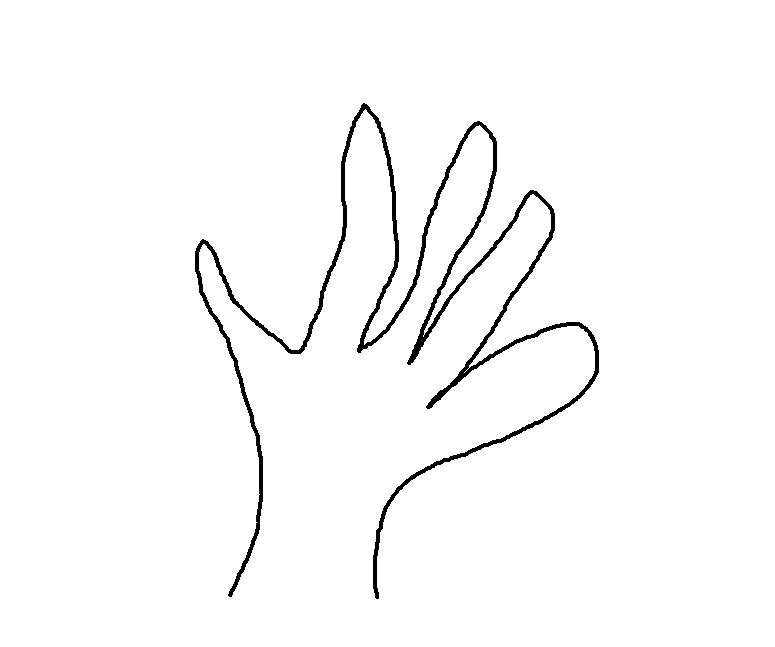
#> input picture img/hand.png, 775 x 647 px
$ python ContoursFeatures2.py
#> lines starting #> are read from the running program, lines starting #| are printed output that depends on the picture; after the words box and inside, x2 and y2 are one past the last pixel; in counts of white or black regions, pixels touching at a corner belong together
import cv2 as cv
import numpy as np
from matplotlib import pyplot as plt

# convex hull
img = cv.imread('../img/hand.png', 0)
#> img: shape (647, 775); 97.9% white; 1 black region
_, threshold = cv.threshold(img, 0, 255, cv.THRESH_BINARY+cv.THRESH_OTSU)
contours, hierarchy = cv.findContours(threshold, cv.RETR_TREE, cv.CHAIN_APPROX_SIMPLE)
#> contours = 2 contours; box (x1, y1, x2, y2) and area: (0, 0, 775, 647) 500004, (194, 102, 600, 600) 12839
cnt = contours[1]
#> cnt = contour of 2254 points, box (x1, y1, x2, y2) (194, 102, 600, 600), area 12839
hull = cv.convexHull(cnt)
#> hull = contour of 26 points, box (x1, y1, x2, y2) (194, 102, 600, 600), area 145743
k = cv.isContourConvex(cnt)
#> k = False
print(k)
#| False
img = cv.cvtColor(img, cv.COLOR_GRAY2BGR)
#> img is the input picture: shape (647, 775, 3); 97.9% white; 1 black region, box (x1, y1, x2, y2) and area: (195, 103, 599, 599) 10521
img_cp = img.copy()
cv.drawContours(img, [hull], 0, (0, 255, 0), 2)
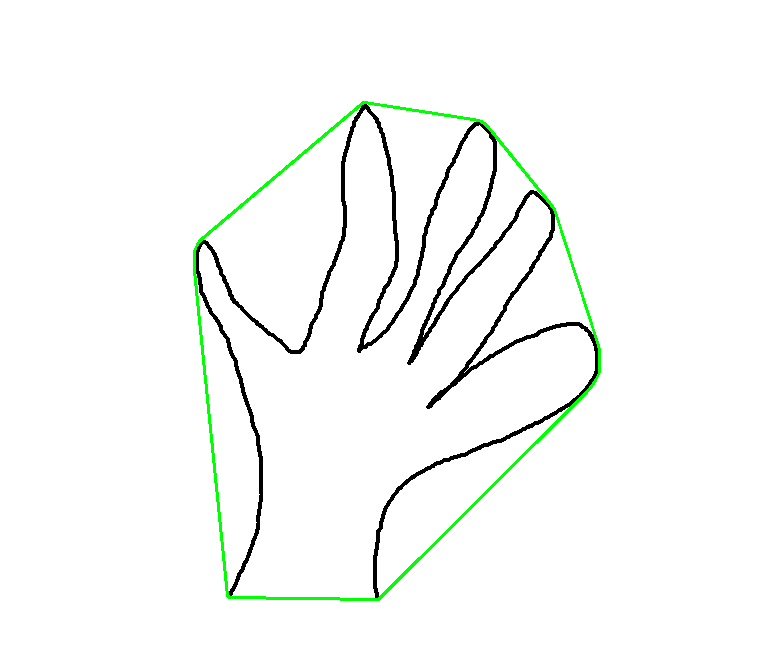
#> img: shape (647, 775, 3); 0.88% of pixels changed, all inside (x1, y1, x2, y2) = (193, 101, 601, 601)
cv.imshow('img', img)

x, y, w, h = cv.boundingRect(cnt)
#> x = 194; y = 102; w = 406; h = 498
cv.rectangle(img_cp, (x, y), (x+w, y+h), (0, 255, 0), 2)

rect = cv.minAreaRect(cnt) # the contour of min-area rectangle
#> rect = ((357.7, 361.3), (501.3, 389.4), -40.19)
box = cv.boxPoints(rect) # the four corners of the rectangle
#> box = [[291.9, 671.8], [40.6, 374.3], [423.6, 50.82], [674.8, 348.3]]
box = np.int0(box) # box = box.astype(np.int32)
#> box = [[291, 671], [40, 374], [423, 50], [674, 348]]
cv.drawContours(img_cp, [box], 0, (0, 0, 255), 2)

(x, y), radius = cv.minEnclosingCircle(cnt)
#> x = 355; y = 359; radius = 269.3
center = (int(x), int(y))
#> center = (355, 359)
radius = int(radius)
#> radius = 269
cv.circle(img_cp, center, radius, (255, 0, 0), 2)

ellipse = cv.fitEllipse(cnt)
#> ellipse = ((376.7, 353.6), (334.1, 424.8), 20.08)
cv.ellipse(img_cp, ellipse, (0, 255, 255), 2)

rows, cols = img.shape[:2]
#> rows = 647; cols = 775
# (points, distType, C(if the distType needs), accuracy of radius, accuracy of angle)
# return the line r = vx * x0 + vy * y0, we return [vx, vy, x0, y0]
[vx, vy, x, y] = cv.fitLine(cnt, cv.DIST_L2, 0, 0.01, 0.01)
#> vx = [0.68]; vy = [-0.733]; x = [402.2]; y = [320.4]
lefty = int((-x*vy/vx)+y)
#> lefty = 754
righty = int(((cols-x)*vy/vx)+y)
#> righty = -81
cv.line(img_cp, (cols-1, righty), (0, lefty),(255, 0, 255), 2)
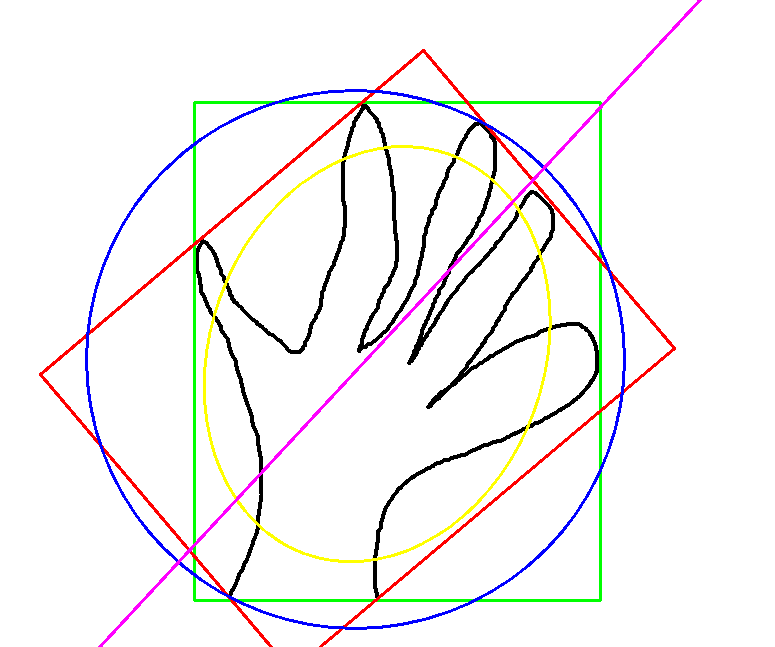
#> img_cp: shape (647, 775, 3); mean B, G, R 242.8, 243.1, 244.6


cv.imshow('img2', img_cp)
cv.waitKey(0)
cv.destroyAllWindows()
